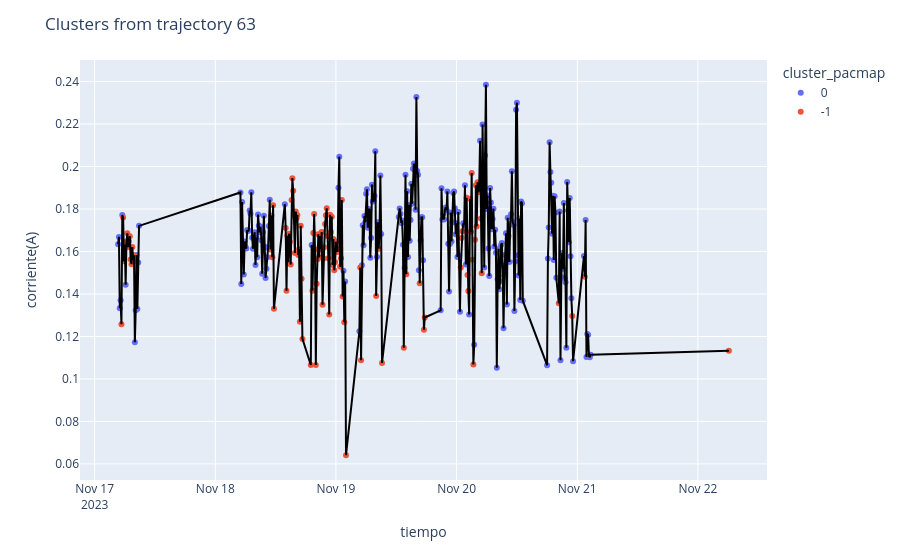

Source (notebook cell):
### Code cell
Clusters.plotFigure('lineplot', 
                    idxTrajectory   = 20, 
                    idxVariable     = 0, 
                    algorithm       = 'pacmap')
